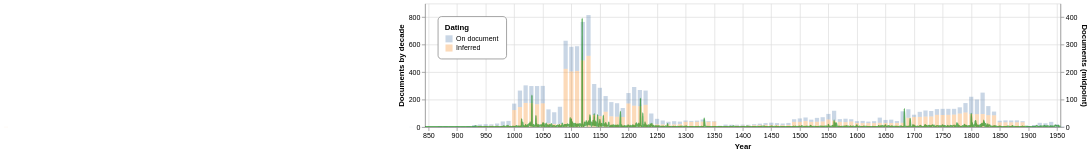

This figure's notebook cell:
### Code cell
combined_dating_chart = (bar_chart + line_chart).configure_legend(
    strokeColor='gray',
    fillColor='white', #EEEEEE',
    padding=10,
    cornerRadius=5,
    orient='top-left'
).resolve_scale(x='shared', y='independent')

combined_dating_chart.save(f'{chart_dir}/combined_dating.pdf')
combined_dating_chart

### Figure 1 — Vega-Lite specification as saved in the notebook (floating-point values rounded to 4 significant figures; data arrays with more than 128 entries replaced by an {"elided": "..."} marker saying what was removed)
{"config": {"view": {"continuousWidth": 300, "continuousHeight": 300}, "legend": {"cornerRadius": 5, "fillColor": "white", "orient": "top-left", "padding": 10, "strokeColor": "gray"}}, "layer": [{"data": {"name": "data-ebea6c5ea383f277c0c05505f0835183"}, "mark": {"type": "bar", "opacity": 0.3, "width": 6}, "encoding": {"color": {"field": "date_source", "scale": {"domain": ["On document", "Inferred"]}, "title": "Dating", "type": "nominal"}, "x": {"axis": {"format": "r"}, "field": "earliest", "scale": {"domain": [850, 1950]}, "title": "Year", "type": "quantitative"}, "y": {"field": "count", "scale": {"domain": [0, 900]}, "title": "Documents by decade", "type": "quantitative"}}}, {"data": {"name": "data-a1fbd52dc04b8191ecfc602ad5506394"}, "mark": {"type": "line", "clip": true, "color": "green", "interpolate": "monotone", "opacity": 0.6}, "encoding": {"x": {"axis": {"format": "r"}, "field": "undate_midpoint_year", "scale": {"domain": [850, 1950]}, "title": "Year", "type": "quantitative"}, "y": {"field": "count", "scale": {"domain": [0, 450]}, "title": "Documents (midpoint)", "type": "quantitative"}}}], "height": 175, "resolve": {"scale": {"x": "shared", "y": "independent"}}, "width": 900, "$schema": "https://vega.github.io/schema/vega-lite/v6.1.0.json", "datasets": {"data-ebea6c5ea383f277c0c05505f0835183": {"elided": "212 records"}, "data-a1fbd52dc04b8191ecfc602ad5506394": {"elided": "1238 records"}}}
